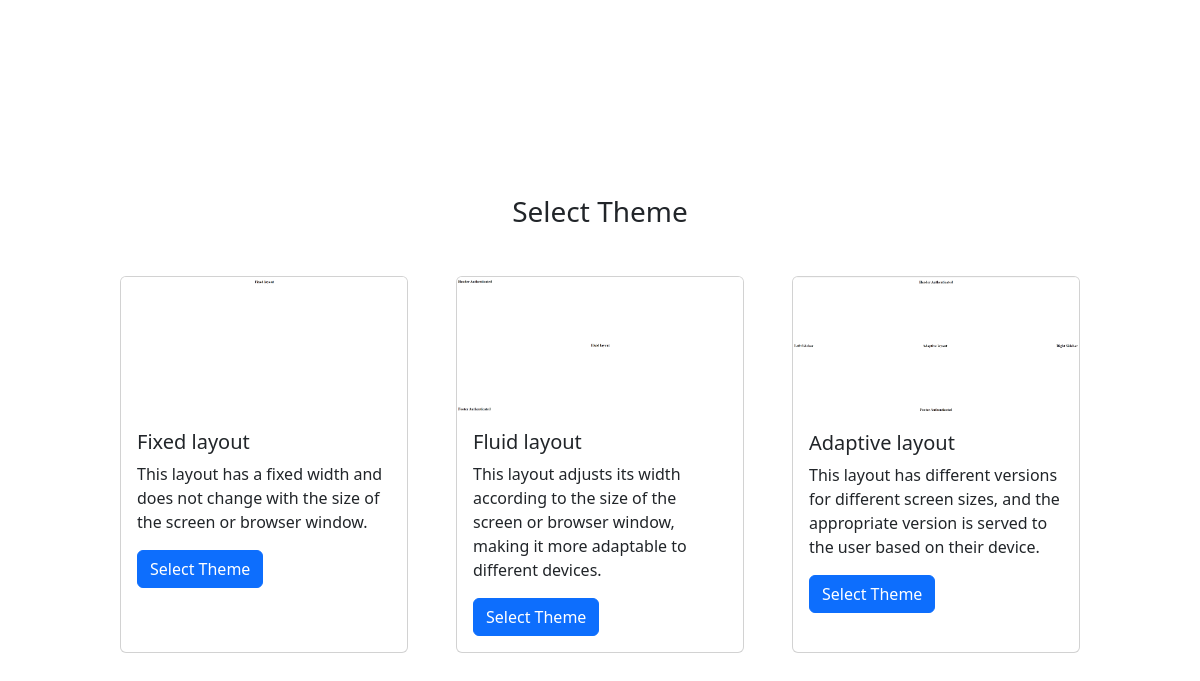
The page /theme/ (signed in) on the database its author committed.
### base/models.py (models this page shows, shortened)
class Theme(models.Model):
    name = models.CharField(max_length=75)
    description = models.TextField(null=True,blank=True)
    slug = models.SlugField(null=True,blank=True)
    image = models.ImageField(upload_to='themes',null=True,blank=True)
    code = models.FileField(upload_to='codes',null=True,blank=True)
    created_at = models.DateTimeField(auto_now_add=True)
    updated_at = models.DateTimeField(auto_now=True)
    class Meta:
        verbose_name_plural = "Themes"

### base/views.py (the view)
# urls.py: path("theme/", theme,name='theme'),
@login_required(login_url="/admin/login/")
def theme(request):
    themes = Theme.objects.all()
    context = {
        'themes': themes
    }
    return render(request, 'theme.html', context)

### base/templates/theme.html (shortened to what this page needs)
<!DOCTYPE html>
<html lang="en">
  <head>
    <link
      href="https://cdn.jsdelivr.net/npm/bootstrap@5.3.0-alpha3/dist/css/bootstrap.min.css"
      rel="stylesheet"
    />
    <link rel="stylesheet" type="text/css" href="https://cdn.jsdelivr.net/npm/toastify-js/src/toastify.min.css">
  </head>
  <body>
    <div
      class="h-100 d-flex align-items-center justify-content-center flex-column"
    >
      <h3 class="text-center my-5">Select Theme</h3>
      <div class="d-flex gap-5">
        {% for theme in themes %}
        <div class="card" style="width: 18rem;">
          <img src={{theme.image.url}} class="card-img-top" alt="..." />
          <div class="card-body">
            <h5 class="card-title">{{theme.name}}</h5>
            <p class="card-text">
              {{theme.description}}
            </p>
            <button type="button" class="btn btn-primary" onclick="onSelectTheme('{{theme.id}}','{{theme.name}}')">Select Theme</a>
          </div>
        </div>
        {% endfor %}
      </div>
    </div>
  </body>
</html>

### base/templates/theme.html (style rules this page uses)
.h-100 { min-height: 100vh; }

### rows shown on the page
Theme: image (picture), name "Fixed layout", description "This layout has a fixed width and does not change with the size of the screen or browser window."
Theme: image (picture), name "Fluid layout", description "This layout adjusts its width according to the size of the screen or browser window, making it more adaptable to different devices."
Theme: image (picture), name "Adaptive layout", description "This layout has different versions for different screen sizes, and the appropriate version is served to the user based on their device."
